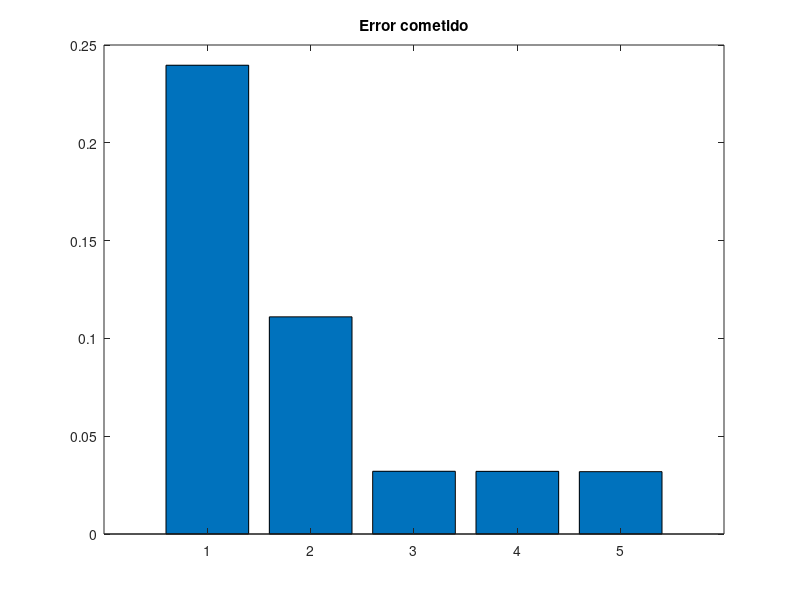

Source code (MATLAB):
clear all;
close all;
clc;

rng(0);
x = rand(1,100000);
y = exp(x.^3 - x.^2 + 0.01*x + 2) + 0.04 * randn(size(x));

% 1. Un polinomio de orden 1: y = a + b*x
for i=1:5
    switch (i)
        case 1
           A = [x' ones(length(x), 1)];
           coefs = pinv(A)*y';
           yEstimada = y'-A*coefs;
           r = sum(abs(yEstimada));
           E_medio(i) = r/length(x);
        
        case 2
           A = [x' (x.^2)' ones(length(x), 1)];
           coefs = pinv(A)*y';
           yEstimada = y'-A*coefs;
           r = sum(abs(yEstimada));
           E_medio(i) = r/length(x);

        case 3
            A = [x' (x.^2)' (x.^3)' ones(length(x), 1)];
           coefs = pinv(A)*y';
           yEstimada = y'-A*coefs;
           r = sum(abs(yEstimada));
           E_medio(i) = r/length(x);

        case 4
           A = [x' (x.^2)' (x.^3)' sin(x)' ones(length(x), 1)];
           coefs = pinv(A)*y';
           yEstimada = y'-A*coefs;
           r = sum(abs(yEstimada));
           E_medio(i) = r/length(x);

        case 5
            A = [x' (x.^2)' (x.^3)' sin(x)' cos(x)' ones(length(x), 1)];
           coefs = pinv(A)*y';
           yEstimada = y'-A*coefs;
           r = sum(abs(yEstimada));
           E_medio(i) = r/length(x);
    end
end

bar(E_medio);title("Error cometido")